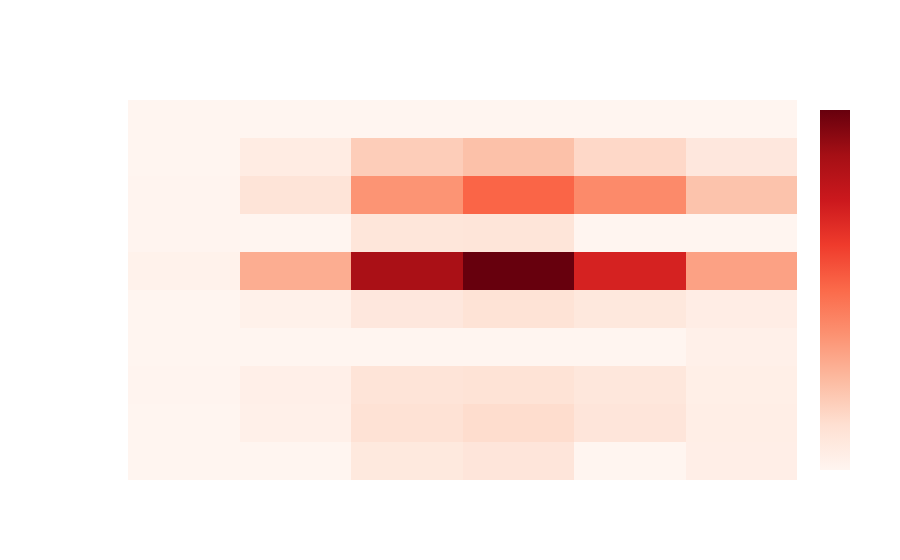

Write notebook code for a chart like this one.
### Code cell
import plotly.graph_objects as go ### ESSE AQUI QUE VOU USAR NO STREAMLIT ###
import pandas as pd

# Pivot the data for heatmap
heatmap_data = df_words_sorted.pivot(index='token', columns='nota', values='token_frequency').fillna(0).head(10)

# Create the heatmap
fig = go.Figure(data=go.Heatmap(
    z=heatmap_data.values,  # Frequency matrix
    x=heatmap_data.columns,  # Grades (x-axis)
    y=heatmap_data.index,    # Tokens (y-axis)
    colorscale='Reds',       # Heatmap color scale
    #colorbar=dict(title="Frequência"),  # Colorbar title
    hoverongaps=False,       # Ensure no gaps show on hover
    hovertemplate=(
        "Token: %{y}<br>" + #Exibir título pelo Streamlit, q aí fica título pra cada coluna
        "Nota: %{x}<br>" +
        "Frequência: %{z}<extra></extra>"
    )
))

# Update layout for better visualization
fig.update_layout(
   # title="20 Tokens Mais Frequentes", >> Por título no streamlit
   # height=500,  # Adjust height to make the heatmaps narrow
  #  width=300,  # Adjust width for each heatmap ....  * len(grades)
    template="plotly_white",
    plot_bgcolor="rgba(0, 0, 0, 0)",  # Transparent plot background
    paper_bgcolor="rgba(0, 0, 0, 0)",  # Transparent outer background
    font=dict(color="white")  # White font for all text
)
fig.update_yaxes(title="Tokens", automargin=True)
fig.update_xaxes(title="Frequência", showticklabels=False)

# Show the figure
fig.show()

### Figure 1 — Plotly figure (JSON) as saved in the notebook; plotly's stock layout.template omitted (floating-point values rounded to 4 significant figures)
{"data": [{"colorscale": [[0, "rgb(255,245,240)"], [0.125, "rgb(254,224,210)"], [0.25, "rgb(252,187,161)"], [0.375, "rgb(252,146,114)"], [0.5, "rgb(251,106,74)"], [0.625, "rgb(239,59,44)"], [0.75, "rgb(203,24,29)"], [0.875, "rgb(165,15,21)"], [1, "rgb(103,0,13)"]], "hoverongaps": false, "hovertemplate": "Token: %{y}<br>Nota: %{x}<br>Frequência: %{z}<extra></extra>", "type": "heatmap", "x": [0, 1, 2, 3, 4, 5], "y": ["ainda", "alvo", "ano", "artístico", "atenciosamente", "azulejos", "belem", "belém", "bibiana", "boa"], "z": [[0, 0, 188, 237, 0, 99], [0, 78, 289, 339, 237, 103], [8, 86, 256, 278, 207, 96], [0, 0, 0, 0, 0, 79], [0, 60, 205, 276, 201, 115], [49, 739, 2173, 2531, 1810, 830], [8, 0, 232, 246, 0, 0], [8, 249, 937, 1297, 1009, 562], [0, 132, 476, 581, 382, 205], [5, 0, 0, 0, 0, 0]]}], "layout": {"font": {"color": "white"}, "paper_bgcolor": "rgba(0, 0, 0, 0)", "plot_bgcolor": "rgba(0, 0, 0, 0)", "xaxis": {"showticklabels": false, "title": {"text": "Frequência"}}, "yaxis": {"automargin": true, "title": {"text": "Tokens"}}}}
